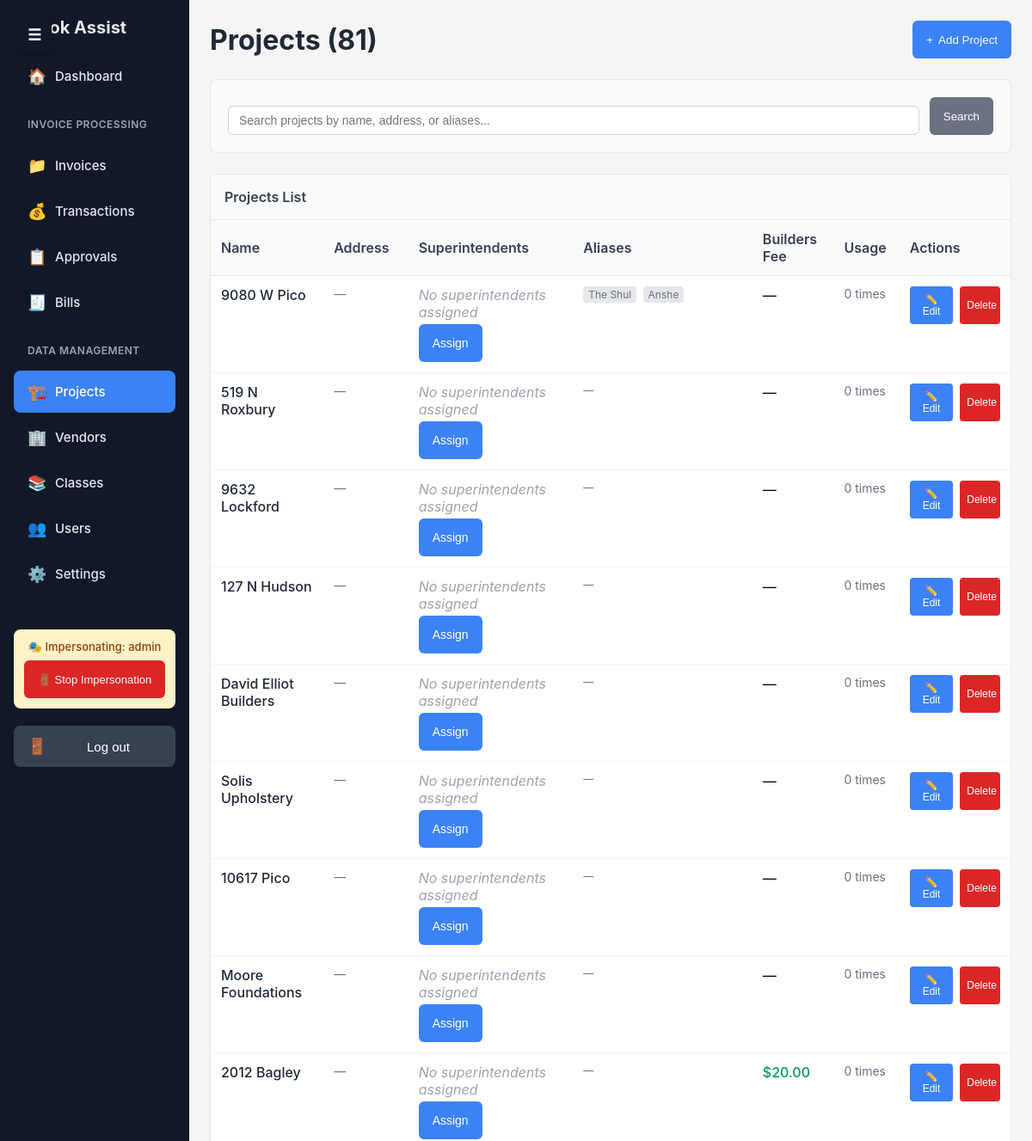
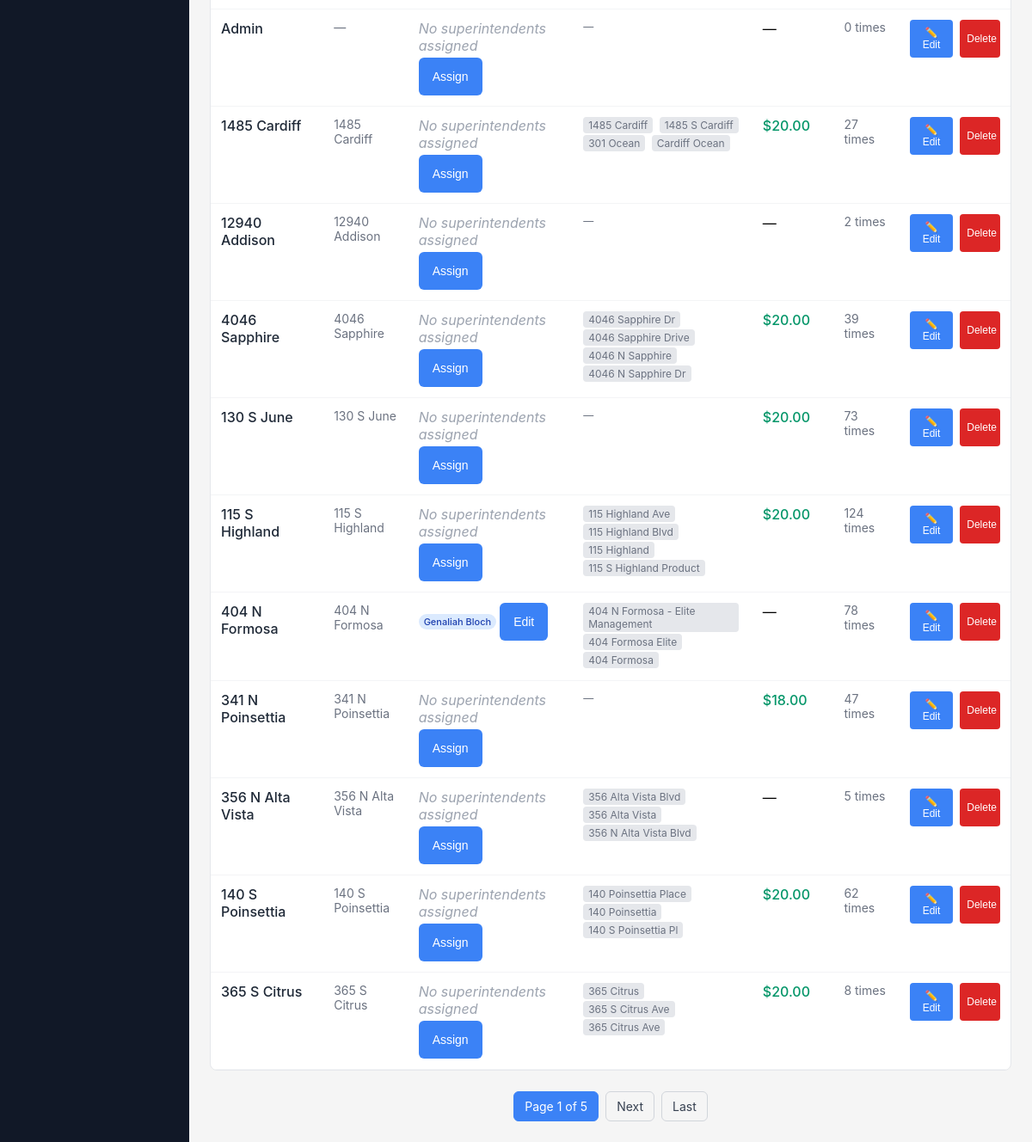
Page /projects/ (signed in) on the committed database (2 pictures, top to bottom).
### core/models.py (models this page shows, shortened)
class Project(models.Model):
    name = models.CharField(max_length=255, unique=True)
    address = models.CharField(max_length=255, blank=True)
    aliases = models.JSONField(default=list, blank=True)
    builders_fee = models.DecimalField(max_digits=10, decimal_places=2, null=True, blank=True)
    usage_count = models.IntegerField(default=0)
    created_at = models.DateTimeField(auto_now_add=True)
    updated_at = models.DateTimeField(auto_now=True)
    last_used = models.DateTimeField(null=True, blank=True)
    superintendents = models.ManyToManyField(User, blank=True, related_name='assigned_projects', limit_choices_to={'groups__name': 'Superintendent'})
    class Meta:
        ordering = ['-last_used', '-updated_at', 'name']
    @property
    def assigned_superintendents(self):
        return self.superintendents.all()

### core/views.py (the view)
# urls.py: path("projects/", views.projects_list, name="projects_list"),
@login_required
@admin_or_staff_required
def projects_list(request):
    search_query = request.GET.get('search', '')
    projects = Project.objects.all()
    if search_query:
        projects = projects.filter(
            models.Q(name__icontains=search_query) |
            models.Q(address__icontains=search_query) |
            models.Q(aliases__icontains=search_query)
        )
    paginator = Paginator(projects, 20)  # Show 20 projects per page
    page_number = request.GET.get('page')
    page_obj = paginator.get_page(page_number)
    return render(request, "projects.html", {
        'page_obj': page_obj,
        'search_query': search_query,
        'total_projects': projects.count()
    })

### core/views.py (called while the page is built, shortened)
def admin_or_staff_required(view_func):
    @wraps(view_func)
    def wrapper(request, *args, **kwargs):
        return view_func(request, *args, **kwargs)
    return wrapper

### core/templates/projects.html (shortened to what this page needs)
{% extends "base.html" %}
{% block content %}
<div class="projects-container">
  <div class="projects-header">
    <h1 class="projects-title">Projects ({{ total_projects }})</h1>
    <button class="add-project-btn" onclick="openCreateModal()">
      <span>+</span>
      <span>Add Project</span>
    </button>
  </div>
  <div class="search-section">
    <form class="search-form" method="get">
      <input type="text" class="search-input" name="search" value="{{ search_query }}" placeholder="Search projects by name, address, or aliases...">
      <button type="submit" class="search-btn">Search</button>
    </form>
  </div>
  <div class="projects-table">
    <div class="table-header">
      Projects List
    </div>
    <div class="table-content">
      {% if page_obj %}
        <table>
          <thead>
            <tr>
              <th>Name</th>
              <th>Address</th>
              <th>Superintendents</th>
              <th>Aliases</th>
              <th>Builders Fee</th>
              <th>Usage</th>
              <th>Actions</th>
            </tr>
          </thead>
          <tbody>
            {% for project in page_obj %}
              <tr>
                <td>
                  <div class="project-name">{{ project.name }}</div>
                </td>
                <td>
                  <div class="project-address">{{ project.address|default:"—" }}</div>
                </td>
                <td>
                  <div class="project-superintendents">
                    {% for super in project.assigned_superintendents %}
                      <span class="superintendent-badge">{{ super.get_full_name|default:super.username }}</span>
                    {% empty %}
                      <span class="no-superintendent">No superintendents assigned</span>
                    {% endfor %}
                    <button class="btn btn-sm btn-primary" onclick="assignSuperintendents({{ project.id }})" title="Assign Superintendents">
                      {% if project.assigned_superintendents %}Edit{% else %}Assign{% endif %}
                    </button>
                  </div>
                </td>
                <td>
                  <div class="project-aliases">
                    {% for alias in project.aliases %}
                      <span>{{ alias }}</span>
                    {% empty %}
                      —
                    {% endfor %}
                  </div>
                </td>
                <td>
                  {% if project.builders_fee %}
                    <div class="project-fee">${{ project.builders_fee }}</div>
                  {% else %}
                    —
                  {% endif %}
                </td>
                <td>
                  <div class="project-usage">{{ project.usage_count }} times</div>
                </td>
                <td>
                  <div class="project-actions">
                    <button class="action-btn edit-btn" onclick="openEditModal({{ project.id }}, '{{ project.name|escapejs }}', '{{ project.address|escapejs }}', '{{ project.aliases|join:","|escapejs }}', {{ project.builders_fee|default:"null" }})">
                      ✏️ Edit
                    </button>
                    <button class="action-btn delete-btn" onclick="deleteProject({{ project.id }}, '{{ project.name|escapejs }}')">
                      Delete
                    </button>
                  </div>
                </td>
              </tr>
            {% endfor %}
          </tbody>
        </table>
      {% else %}
        <div class="empty-state">
          <div class="empty-state-icon">📁</div>
          <h3>No projects found</h3>
          <p>{% if search_query %}Try adjusting your search criteria.{% else %}Create your first project to get started.{% endif %}</p>
        </div>
      {% endif %}
    </div>
  </div>
  {% if page_obj.has_other_pages %}
    <div class="pagination">
      <span class="current">
        Page {{ page_obj.number }} of {{ page_obj.paginator.num_pages }}
      </span>
      {% if page_obj.has_next %}
        <a href="?page={{ page_obj.next_page_number }}{% if search_query %}&search={{ search_query }}{% endif %}">Next</a>
        <a href="?page={{ page_obj.paginator.num_pages }}{% if search_query %}&search={{ search_query }}{% endif %}">Last</a>
      {% endif %}
    </div>
  {% endif %}
</div>
{% endblock %}

### core/templates/partials/sidebar.html (shortened to what this page needs)
<nav>
    <div class="brand">Book Assist</div>
    {% if user.is_staff %}
    <a href="{% url 'dashboard' %}" class="nav-link {% if request.path == '/' %}active{% endif %}">
      <span class="nav-icon">🏠</span>
      <span class="nav-text">Dashboard</span>
    </a>
    <div class="nav-section">
        <div class="nav-section-title">Invoice Processing</div>
        <a href="{% url 'file_manager' %}" class="nav-link {% if request.path|slice:':7' == '/files/' %}active{% endif %}">
          <span class="nav-icon">📁</span>
          <span class="nav-text">Invoices</span>
        </a>
        <a href="{% url 'transactions_list' %}" class="nav-link {% if request.path|slice:':13' == '/transactions' %}active{% endif %}">
          <span class="nav-icon">💰</span>
          <span class="nav-text">Transactions</span>
        </a>
        <a href="{% url 'approvals_list' %}" class="nav-link {% if request.path|slice:':11' == '/approvals/' %}active{% endif %}">
          <span class="nav-icon">📋</span>
          <span class="nav-text">Approvals</span>
        </a>
        <a href="{% url 'bills_list' %}" class="nav-link {% if request.path|slice:':7' == '/bills/' %}active{% endif %}">
          <span class="nav-icon">🧾</span>
          <span class="nav-text">Bills</span>
        </a>
    </div>
    <div class="nav-section">
        <div class="nav-section-title">Data Management</div>
        <a href="{% url 'projects_list' %}" class="nav-link {% if request.path|slice:':9' == '/projects' %}active{% endif %}">
          <span class="nav-icon">🏗️</span>
          <span class="nav-text">Projects</span>
        </a>
        <a href="{% url 'vendors_list' %}" class="nav-link {% if request.path|slice:':8' == '/vendors' %}active{% endif %}">
          <span class="nav-icon">🏢</span>
          <span class="nav-text">Vendors</span>
        </a>
        <a href="{% url 'classes_list' %}" class="nav-link {% if request.path|slice:':8' == '/classes' %}active{% endif %}">
          <span class="nav-icon">📚</span>
          <span class="nav-text">Classes</span>
        </a>
        <a href="{% url 'users_list' %}" class="nav-link {% if request.path|slice:':7' == '/users/' %}active{% endif %}">
          <span class="nav-icon">👥</span>
          <span class="nav-text">Users</span>
        </a>
        <a href="/settings/" class="nav-link {% if request.path|slice:':9' == '/settings' %}active{% endif %}">
          <span class="nav-icon">⚙️</span>
          <span class="nav-text">Settings</span>
        </a>
    </div>
    {% endif %}
    <div class="spacer"></div>
    {% if request.session.impersonated_by %}
    <div class="impersonation-notice">
      <div class="impersonation-text">
        🎭 Impersonating: {{ user.username }}
      </div>
      <button onclick="stopImpersonation()" class="impersonation-btn">
        🚪 Stop Impersonation
      </button>
    </div>
    {% endif %}
    <form class="logout" method="post" action="{% url 'logout' %}">
      <button type="submit" class="logout-btn">
        <span class="nav-icon">🚪</span>
        <span class="nav-text">Log out</span>
      </button>
    </form>
  </nav>

### core/templates/base.html (style rules this page uses)
* { box-sizing: border-box; -webkit-tap-highlight-color: transparent; }
body { margin: 0; padding: 0; font-family: -apple-system, BlinkMacSystemFont, 'Segoe UI', Roboto, Oxygen, Ubuntu, Cantarell, sans-serif; background: #f5f5f5; overflow-x: hidden; -webkit-font-smoothing: antialiased; -moz-osx-font-smoothing: grayscale; }
aside a { color: #e5e7eb; text-decoration: none; display: block; padding: 12px 16px; border-radius: 8px; margin-bottom: 4px; font-size: 15px; transition: all 0.2s ease; }
aside a.active, aside a:hover { background: #1f2937; }
.nav-link { display: flex; align-items: center; gap: 12px; padding: 14px 16px; border-radius: 8px; margin-bottom: 4px; font-size: 15px; transition: all 0.2s ease; min-height: 48px; touch-action: manipulation; }
.nav-link.active { background: #3b82f6; color: white; }
.nav-icon { font-size: 18px; width: 20px; text-align: center; flex-shrink: 0; }
.nav-text { flex: 1; font-weight: 500; }
.impersonation-notice { background: #fef3c7; color: #92400e; padding: 12px; margin-bottom: 12px; border-radius: 8px; font-size: 13px; text-align: center; }
.impersonation-text { margin-bottom: 8px; font-weight: 500; }
.impersonation-btn { width: 100%; padding: 8px 12px; border: 0; border-radius: 6px; background: #dc2626; color: #fff; cursor: pointer; font-size: 13px; font-weight: 500; transition: background 0.2s ease; touch-action: manipulation; }
.logout-btn { display: flex; align-items: center; gap: 12px; width: 100%; padding: 14px 16px; border: 0; border-radius: 8px; background: #374151; color: #fff; cursor: pointer; font-size: 15px; font-weight: 500; transition: all 0.2s ease; min-height: 48px; touch-action: manipulation; }
.brand { font-weight: 700; margin-bottom: 20px; font-size: 20px; padding: 0 16px; }
.spacer { height: 16px; }
form.logout { margin-top: 20px; }
form.logout button { width: 100%; padding: 12px 16px; border: 0; border-radius: 8px; background: #374151; color: #fff; cursor: pointer; font-size: 15px; transition: background 0.2s ease; }
.nav-section { margin: 24px 0; }
.nav-section-title { font-size: 12px; font-weight: 600; text-transform: uppercase; letter-spacing: 0.5px; color: #9ca3af; margin-bottom: 16px; padding: 0 16px; }
.nav-section a { margin-left: 0; }
.btn, button, input[type="submit"] { min-height: 44px; min-width: 44px; }
a, button, input, select, textarea { touch-action: manipulation; }
.touch-feedback { transition: transform 0.1s ease, background-color 0.1s ease; }

### rows in the picture
Project: name "9080 W Pico", address "—", shows "Assign", aliases "The Shul" "Anshe", usage_count "0"
Project: name "519 N Roxbury", address "—", shows "Assign", usage_count "0"
Project: name "9632 Lockford", address "—", shows "Assign", usage_count "0"
Project: name "127 N Hudson", address "—", shows "Assign", usage_count "0"
Project: name "David Elliot Builders", address "—", shows "Assign", usage_count "0"
Project: name "Solis Upholstery", address "—", shows "Assign", usage_count "0"
Project: name "10617 Pico", address "—", shows "Assign", usage_count "0"
Project: name "Moore Foundations", address "—", shows "Assign", usage_count "0"
Project: name "2012 Bagley", address "—", shows "Assign", builders_fee "20.00", usage_count "0"
Project: name "Admin", address "—", shows "Assign", usage_count "0"
Project: name "1485 Cardiff", address "1485 Cardiff", shows "Assign", aliases "1485 Cardiff" "1485 S Cardiff" "301 Ocean" "Cardiff Ocean", builders_fee "20.00", usage_count "27"
Project: name "12940 Addison", address "12940 Addison", shows "Assign", usage_count "2"
Project: name "4046 Sapphire", address "4046 Sapphire", shows "Assign", aliases "4046 Sapphire Dr" "4046 Sapphire Drive" "4046 N Sapphire" "4046 N Sapphire Dr", builders_fee "20.00", usage_count "39"
Project: name "130 S June", address "130 S June", shows "Assign", builders_fee "20.00", usage_count "73"
Project: name "115 S Highland", address "115 S Highland", shows "Assign", aliases "115 Highland Ave" "115 Highland Blvd" "115 Highland" "115 S Highland Product", builders_fee "20.00", usage_count "124"
Project: name "404 N Formosa", address "404 N Formosa", shows "Edit", aliases "404 N Formosa - Elite Management" "404 Formosa Elite" "404 Formosa", usage_count "78"
Project: name "341 N Poinsettia", address "341 N Poinsettia", shows "Assign", builders_fee "18.00", usage_count "47"
Project: name "356 N Alta Vista", address "356 N Alta Vista", shows "Assign", aliases "356 Alta Vista Blvd" "356 Alta Vista" "356 N Alta Vista Blvd", usage_count "5"
Project: name "140 S Poinsettia", address "140 S Poinsettia", shows "Assign", aliases "140 Poinsettia Place" "140 Poinsettia" "140 S Poinsettia Pl", builders_fee "20.00", usage_count "62"
Project: name "365 S Citrus", address "365 S Citrus", shows "Assign", aliases "365 Citrus" "365 S Citrus Ave" "365 Citrus Ave", builders_fee "20.00", usage_count "8"

### other values in the picture
{{ user.username }} "admin"
{{ total_projects }} "81"
{{ super.get_full_name|default:super.username }} "Genaliah Bloch"
{{ page_obj.number }} "1"
{{ page_obj.paginator.num_pages }} "5"
